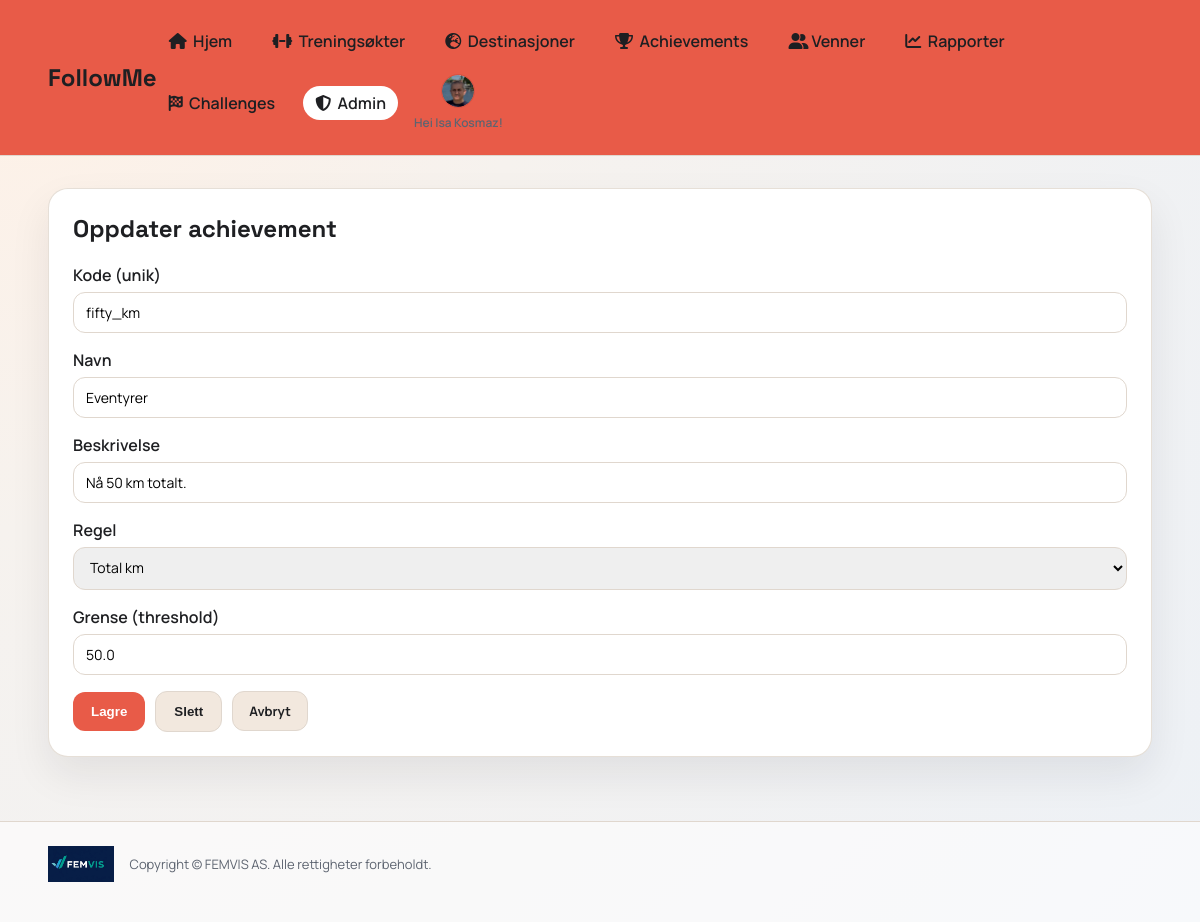
Before: /admin/achievements/3/edit (signed in) with the older database file.
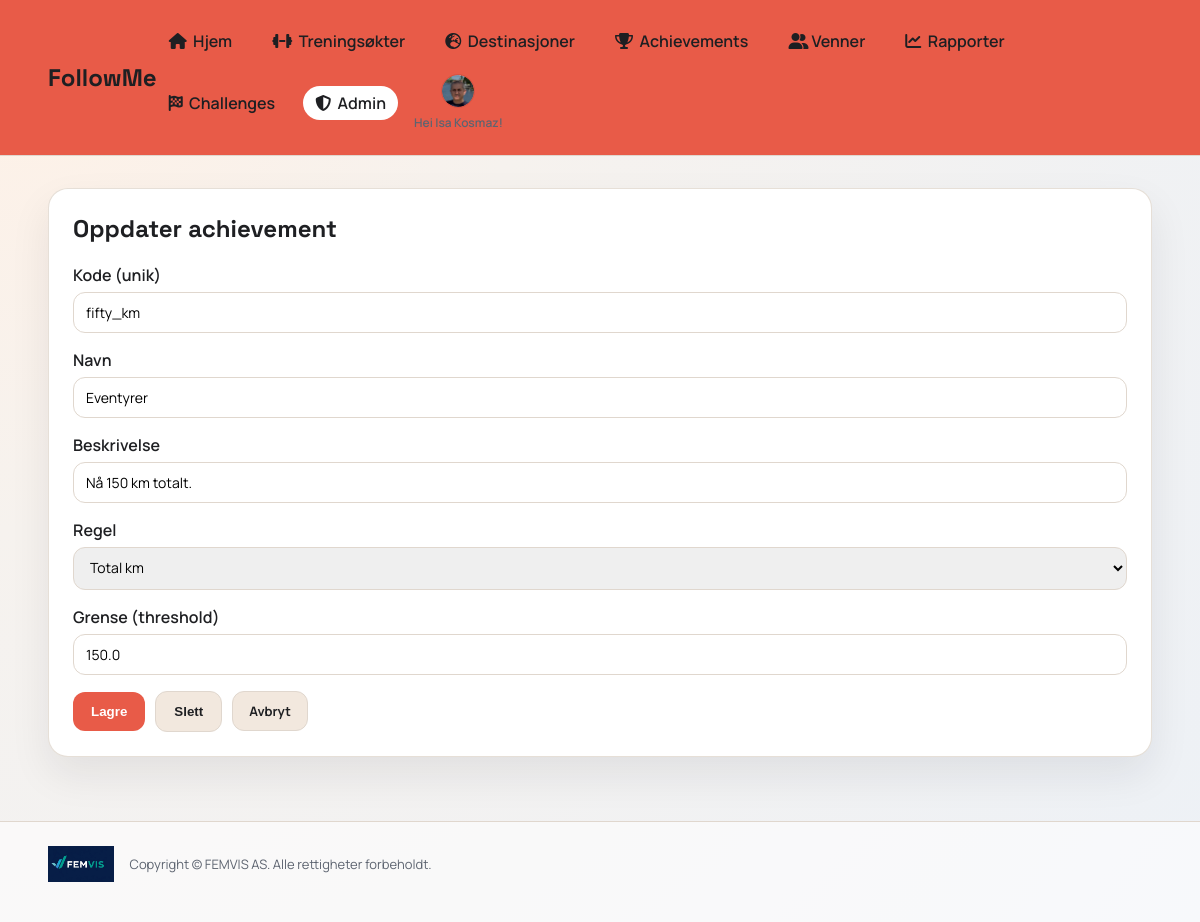
After: the same page with the newer database file.
### app.py (models this page shows)
class Achievement(db.Model):
    id = db.Column(db.Integer, primary_key=True)
    code = db.Column(db.String(40), unique=True, nullable=False)
    name = db.Column(db.String(120), nullable=False)
    description = db.Column(db.String(300), nullable=False)
    rule_type = db.Column(db.String(20), nullable=False)  # total_km or workouts
    threshold = db.Column(db.Float, nullable=False)

### app.py (the view, shortened to what this page needs)
@app.route("/admin/achievements/<int:achievement_id>/edit", methods=["GET", "POST"])
@login_required
def admin_achievement_edit(achievement_id):
    admin = get_current_user()
    if admin.role != "admin":
        flash("Du har ikke tilgang.")
        return redirect(url_for("index"))
    achievement = db.session.get(Achievement, achievement_id)
    if not achievement:
        flash("Fant ikke achievement.")
        return redirect(url_for("admin_achievements"))
    return render_template(
        "admin_achievement_edit.html", user=admin, achievement=achievement
    )

### app.py (called while the page is built)
def login_required(view):
    @wraps(view)
    def wrapper(*args, **kwargs):
        if "user_id" not in session:
            return redirect(url_for("login"))
        user = db.session.get(User, session["user_id"])
        if not user:
            session.clear()
            return redirect(url_for("login"))
        return view(*args, **kwargs)
    return wrapper

def get_current_user():
    if "user_id" not in session:
        return None
    user = db.session.get(User, session["user_id"])
    if not user:
        session.clear()
        return None
    return user

### templates/admin_achievement_edit.html (shortened to what this page needs)
{% extends "base.html" %}
{% set title = "Oppdater achievement" %}
{% block content %}
<section class="card">
  <h2>Oppdater achievement</h2>
  <form method="post" class="form">
    <label>Kode (unik)
      <input type="text" name="code" value="{{ achievement.code }}" required>
    </label>
    <label>Navn
      <input type="text" name="name" value="{{ achievement.name }}" required>
    </label>
    <label>Beskrivelse
      <input type="text" name="description" value="{{ achievement.description }}" required>
    </label>
    <label>Regel
      <select name="rule_type">
        <option value="total_km" {% if achievement.rule_type == 'total_km' %}selected{% endif %}>Total km</option>
      </select>
    </label>
    <label>Grense (threshold)
      <input type="number" name="threshold" step="1" min="1" value="{{ achievement.threshold }}" required>
    </label>
    <div class="form-actions">
      <button class="button" type="submit">Lagre</button>
      <button class="button secondary" type="submit" form="delete-achievement">Slett</button>
      <a class="button secondary small" href="{{ url_for('admin_achievements') }}">Avbryt</a>
    </div>
  </form>
</section>
{% endblock %}

Changed rows visible on the page:
changed Achievement "fifty_km": description "Nå 50 km totalt." → "Nå 150 km totalt."; threshold "50.0" → "150.0"
